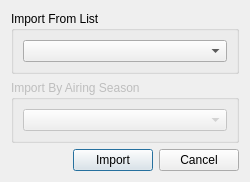
<?xml version="1.0" encoding="UTF-8"?>
<ui version="4.0">
 <class>RuleImportDialog</class>
 <widget class="QDialog" name="RuleImportDialog">
  <property name="geometry">
   <rect>
    <x>0</x>
    <y>0</y>
    <width>250</width>
    <height>180</height>
   </rect>
  </property>
  <property name="windowTitle">
   <string>Dialog</string>
  </property>
  <property name="modal">
   <bool>true</bool>
  </property>
  <layout class="QVBoxLayout" name="verticalLayout" stretch="9,9,1">
   <item>
    <widget class="QGroupBox" name="groupBox">
     <property name="minimumSize">
      <size>
       <width>0</width>
       <height>0</height>
      </size>
     </property>
     <property name="title">
      <string>Import From List</string>
     </property>
     <property name="checkable">
      <bool>false</bool>
     </property>
     <layout class="QVBoxLayout" name="verticalLayout_3">
      <item>
       <widget class="QComboBox" name="lists"/>
      </item>
     </layout>
    </widget>
   </item>
   <item>
    <widget class="QGroupBox" name="groupBox_2">
     <property name="enabled">
      <bool>false</bool>
     </property>
     <property name="title">
      <string>Import By Airing Season</string>
     </property>
     <property name="checkable">
      <bool>false</bool>
     </property>
     <property name="checked">
      <bool>false</bool>
     </property>
     <layout class="QVBoxLayout" name="verticalLayout_2">
      <item>
       <widget class="QComboBox" name="seasons"/>
      </item>
     </layout>
    </widget>
   </item>
   <item>
    <layout class="QHBoxLayout" name="horizontalLayout">
     <item>
      <spacer name="horizontalSpacer">
       <property name="orientation">
        <enum>Qt::Horizontal</enum>
       </property>
       <property name="sizeHint" stdset="0">
        <size>
         <width>40</width>
         <height>20</height>
        </size>
       </property>
      </spacer>
     </item>
     <item>
      <widget class="QPushButton" name="importButton">
       <property name="text">
        <string>Import</string>
       </property>
      </widget>
     </item>
     <item>
      <widget class="QPushButton" name="cancelButton">
       <property name="text">
        <string>Cancel</string>
       </property>
      </widget>
     </item>
    </layout>
   </item>
  </layout>
 </widget>
 <resources/>
 <connections/>
</ui>
